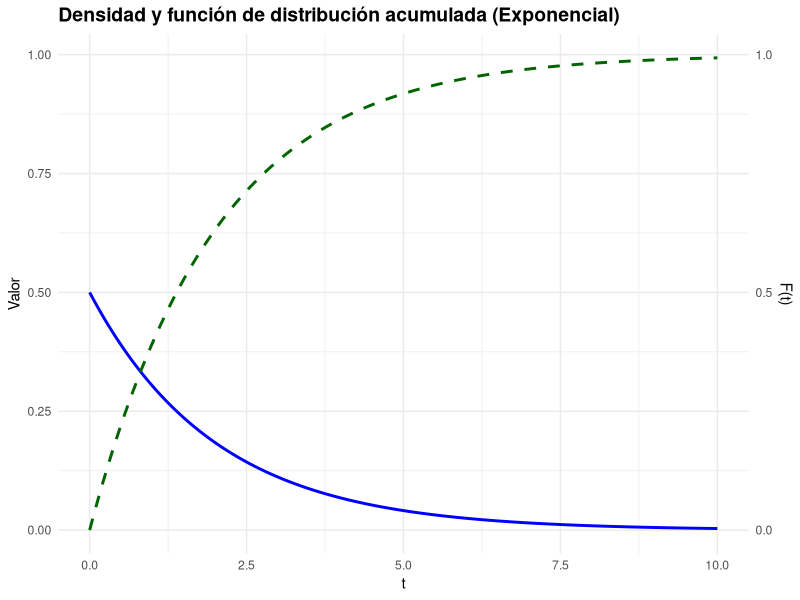
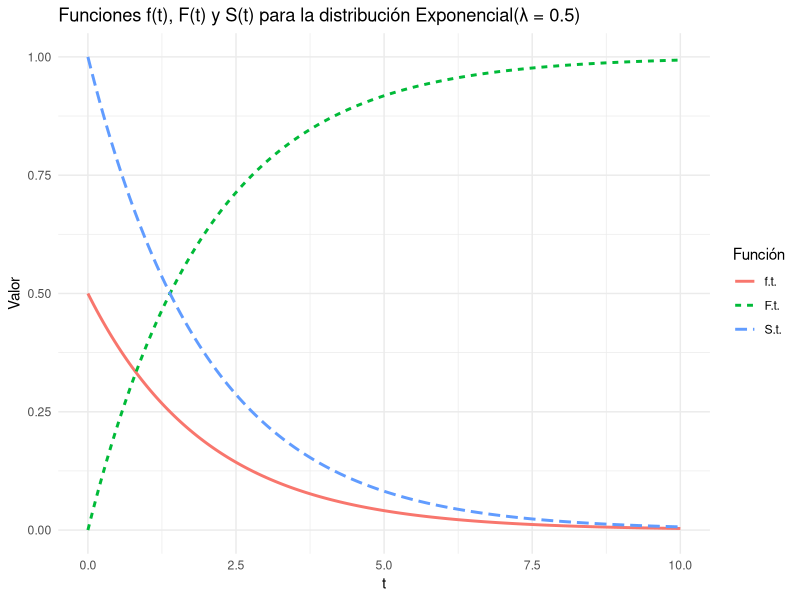
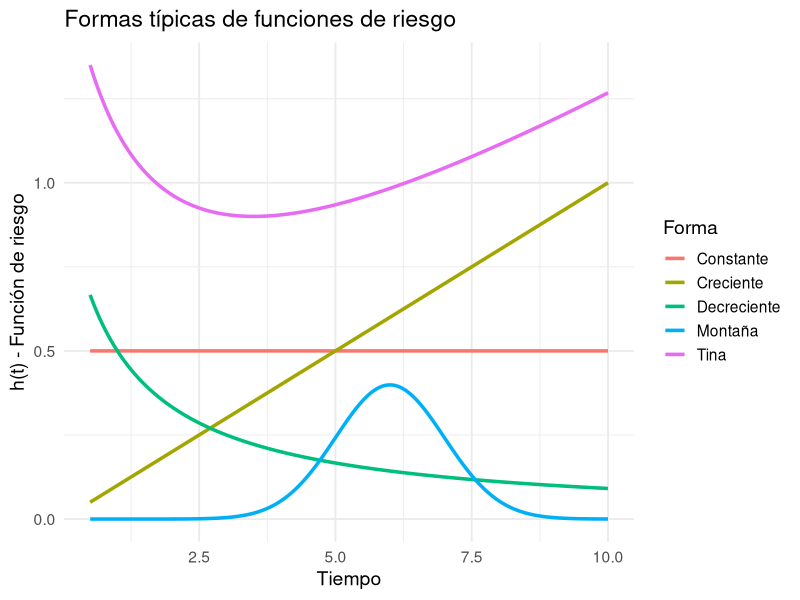
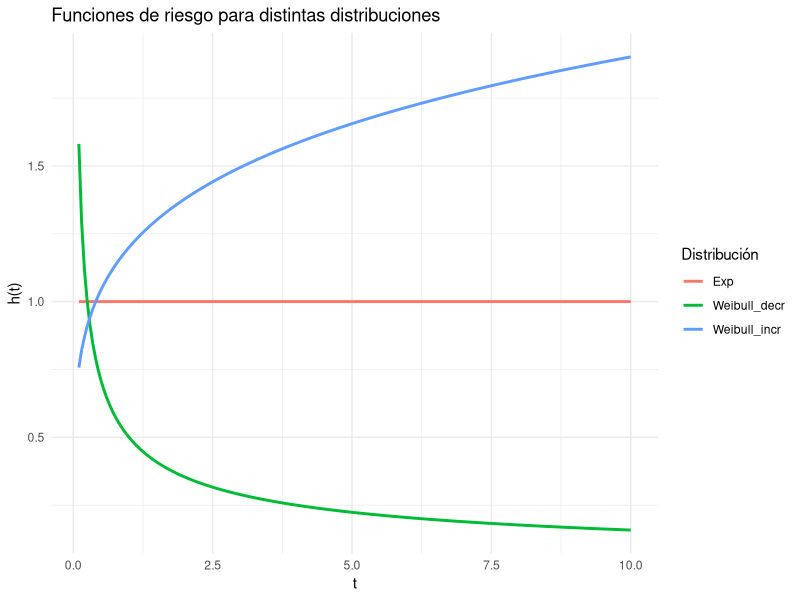
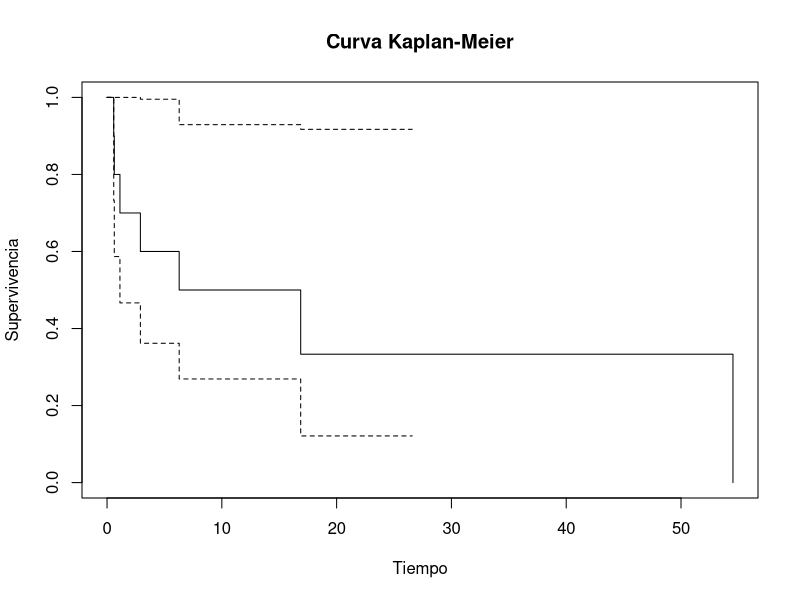

Write R code to recreate these figures, in order.
## ---- chunk 1
packages <- c("survival","asaur","survminer")
if (length(setdiff(packages, rownames(installed.packages()))) > 0) {
  install.packages(setdiff(packages, rownames(installed.packages())), repos = "http://cran.rstudio.com")
}
## ---- chunk 2
#| echo: true
library(ggplot2)
library(dplyr)
t <- seq(0, 10, length.out = 400)
lambda <- 0.5
datos <- data.frame(
  t = t,
  densidad = dexp(t, rate = lambda),
  acumulada = pexp(t, rate = lambda)
)
ggplot(datos, aes(x = t)) +
  geom_line(aes(y = densidad), color = "blue", size = 1) +
  geom_line(aes(y = acumulada), color = "darkgreen", size = 1, linetype = "dashed") +
  labs(
    title = "Densidad y función de distribución acumulada (Exponencial)",
    y = "Valor",
    x = "t"
  ) +
  theme_minimal() +
  theme(plot.title = element_text(size = 14, face = "bold")) +
  scale_y_continuous(sec.axis = sec_axis(~., name = "F(t)", breaks = c(0, 0.5, 1)))

## ---- chunk 3
library(ggplot2)
library(tidyr)
t <- seq(0, 10, length.out = 200)
lambda <- 0.5
datos <- data.frame(
  t = t,
  `f(t)` = dexp(t, rate = lambda),
  `F(t)` = pexp(t, rate = lambda),
  `S(t)` = 1 - pexp(t, rate = lambda)
)
datos_long <- pivot_longer(datos, cols = -t, names_to = "funcion", values_to = "valor")
ggplot(datos_long, aes(x = t, y = valor, color = funcion, linetype = funcion)) +
  geom_line(size = 1) +
  labs(
    title = "Funciones f(t), F(t) y S(t) para la distribución Exponencial(λ = 0.5)",
    x = "t",
    y = "Valor",
    color = "Función",
    linetype = "Función"
  ) +
  theme_minimal()
## ---- chunk 4
library(ggplot2)
library(dplyr)
library(tidyr)

# Dominio de tiempo desde 0.5 para evitar explosión de 1/t
t <- seq(0.5, 10, length.out = 500)

# Definimos formas típicas de funciones de riesgo
datos <- data.frame(
  t = t,
  Constante     = rep(0.5, length(t)),
  Creciente     = 0.1 * t,
  Decreciente   = 1 / (1 + t),
  Tina          = 0.05 + 2.5 / (t + 1.5) + 0.1 * t,  # Ajuste más razonable
  Montaña       = dnorm(t, mean = 6, sd = 1)
)

# Convertir a formato largo
datos_long <- pivot_longer(datos, cols = -t, names_to = "Forma", values_to = "h")

# Graficar
ggplot(datos_long, aes(x = t, y = h, color = Forma)) +
  geom_line(size = 1.2) +
  labs(
    title = "Formas típicas de funciones de riesgo",
    x = "Tiempo",
    y = "h(t) - Función de riesgo",
    color = "Forma"
  ) +
  theme_minimal(base_size = 14)


## ---- chunk 5
library(survival)

t <- seq(0.1, 10, length.out = 200)
lambda <- 1
k1 <- 0.5  # riesgo decreciente
k2 <- 1.2    # riesgo creciente

hazard_weibull <- function(t, lambda, k) {
  (k / lambda) * (t / lambda)^(k - 1)
}

datos_hazard <- data.frame(
  t = t,
  Exp = rep(lambda, length(t)),
  Weibull_decr = hazard_weibull(t, lambda, k1),
  Weibull_incr = hazard_weibull(t, lambda, k2)
)

library(tidyr)
datos_long <- pivot_longer(datos_hazard, -t, names_to = "Distribucion", values_to = "h")

ggplot(datos_long, aes(x = t, y = h, color = Distribucion)) +
  geom_line(size = 1) +
  labs(
    title = "Funciones de riesgo para distintas distribuciones",
    x = "t",
    y = "h(t)",
    color = "Distribución"
  ) +
  theme_minimal()
## ---- chunk 6
#| echo: true
# Ejemplo simulado de tiempos de supervivencia
set.seed(123)
tiempos <- rexp(10, rate = 0.05)
status <- rbinom(10, 1, prob = 0.8)
data_sim <- data.frame(time = tiempos, event = status)
# Estimación Kaplan-Meier
km_fit <- survfit(Surv(time, event) ~ 1, data = data_sim)
## ---- chunk 7
knitr::kable(data_sim, caption = "data_sim")
## ---- chunk 8
#| echo: true
plot(km_fit, 
     xlab = "Tiempo", 
     ylab = "Supervivencia", 
     main = "Curva Kaplan-Meier")
